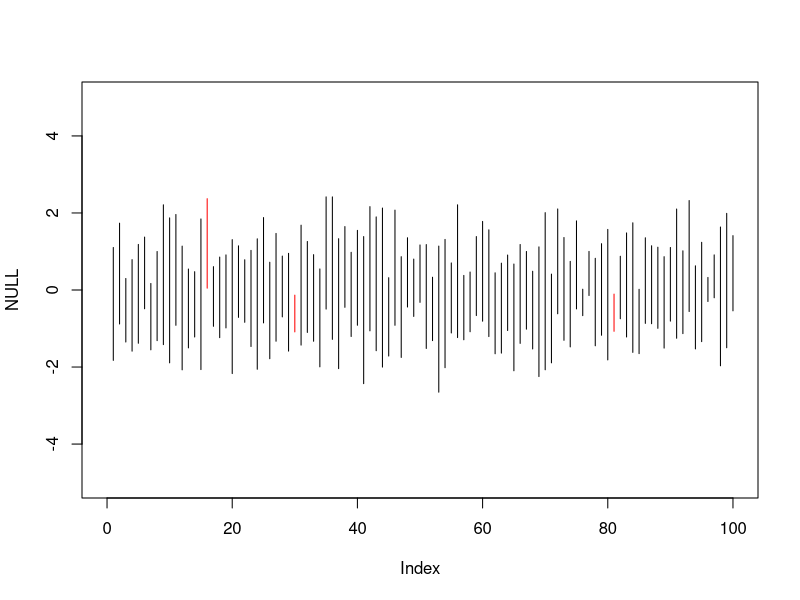

Source code (R):
intervalle = matrix(NA, nrow = 100, ncol = 2)
for(i in 1:100) {
    random = rnorm(5, 0, 1)
    rmean = mean(random)
    rsd = sd(random)
    t = qt(0.975, 4)
    coeff = rsd/sqrt(5)
    upper = rmean + t*coeff
    lower = rmean - t*coeff
    intervalle[i, ] = c(lower, upper)
}
has_mu = (intervalle[,1] <= 0) & (intervalle[,2] >= 0)
anzahl = sum(has_mu)
cat("Anteil:", anzahl / 100 * 100, "%\n")

intervall_plot = function(intervall_matrix) {
    lowerbounds = intervall_matrix[,1]
    upperbounds = intervall_matrix[,2]
    has_mu = (lowerbounds <= 0) & (upperbounds >= 0)
    anzahl = sum(has_mu)
    cat("Anteil:", anzahl / 100 * 100, "%\n")
    plot(NULL, ylim = c(-5,5), xlim = c(0,100), type = "n")
    ci = ifelse((lowerbounds <= 0) & (upperbounds >= 0), "black", "red") 
    segments(1:100, y0 = lowerbounds, 1:100, y1 = upperbounds, col = ci)
}
intervall_plot(intervalle)
